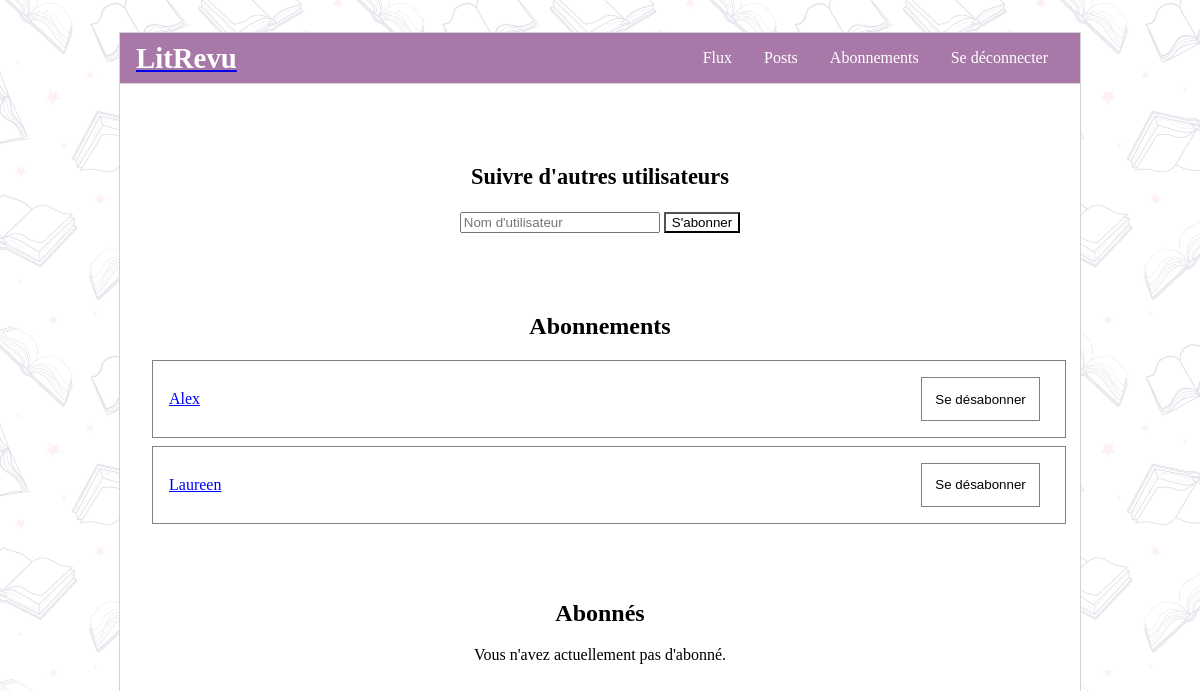
Screenshot of /follow/ (signed in) with the database file from the repository.
### user/models.py (models this page shows)
class UserFollows(models.Model):
    user = models.ForeignKey(
        settings.AUTH_USER_MODEL, on_delete=models.CASCADE, related_name="following"
    )
    followed_user = models.ForeignKey(
        settings.AUTH_USER_MODEL, on_delete=models.CASCADE, related_name="followed_by"
    )
    class Meta:
        unique_together = (
            "user",
            "followed_user",
        )

### user/views.py (the view)
# urls.py: path("follow/", user.views.follow, name="follow"),
def follow(request, error_message="", success_message=""):
    UserModel = get_user_model()
    user_id = request.user.id
    user = get_object_or_404(UserModel, id=user_id)
    followings = user.following.all()  # Related name in models
    followers = user.followed_by.all()  # Related name in models
    return render(
        request,
        "follow.html",
        context={
            "css_files": ["follow.css"],
            "user": user,
            "success_message": success_message,
            "error_message": error_message,
            "followings": followings,
            "followers": followers,
        },
    )

### user/templates/follow.html (shortened to what this page needs)
{% extends 'base.html' %} {% block content %}
<div class="followings">
  <div class="user_search">
    <label>Suivre d'autres utilisateurs</label>
    <form method="post" action="{% url 'find_user' %}">
      <input placeholder="Nom d'utilisateur" name="username" />
      <button type="submit">S'abonner</button>
    </form>
  </div>
  <h2>Abonnements</h2>
  {% if followings %} {% for following in followings %}
  <div class="user-card">
    <a href="{% url 'profile' user_id=following.followed_user.id %}"
      >{{ following.followed_user.username }}
    </a>
    <form
      method="post"
      action="{% url 'unfollow' user_id=following.followed_user.id %}"
    >
      <button type="submit" class="unfollow-btn">Se désabonner</button>
    </form>
  </div>
  {% endfor %}{% else %}
  <div>Vous n'avez actuellement pas d'abonnement.</div>
  {% endif %}
</div>
<div class="followers">
  <h2>Abonnés</h2>
  {% if followers %} {% for follower in followers %}
  <div class="user-card">
    <a href="{% url 'profile' user_id=follower.user.id %}"
      >{{ follower.user.username }}
    </a>
  </div>
  {% endfor %} {% else %}
  <div>Vous n'avez actuellement pas d'abonné.</div>
  {% endif %}
</div>
{% endblock content %}

### static/css/base.css (style rules this page uses)
html { background-color: white; display: flex; justify-content: center; align-items: center; font-family: avenir; }
body::before { content: ""; display: block; position: fixed; top: 0; right: 0; bottom: 0; left: 0; z-index: -1; background-image: url("/static/images/bg.jpg"); background-size: cover; background-repeat: no-repeat; background-position: center center; opacity: 0.2; }
body { max-width: 60em; margin: 2em 1em; width: 100%; min-height: 95vh; background-color: white; border: 1px solid lightgray; }

### static/css/follow.css (style rules this page uses)
.followings, .followers { margin: 1em 0 2em 0; width: 100%; text-align: center; }
.user_search { margin: 2em 0em 4em 0em; display: flex; align-items: center; justify-content: center; flex-direction: column; }
.user_search label { font-size: 1.4em; margin-bottom: 1em; font-weight: 600; }
.user_search input { width: 15em; }
.user_search button { background-color: white; }
.user-card { display: flex; width: 100%; justify-content: space-between; align-items: center; padding: 0 0 0 1em; border: 1px solid grey; margin: 0.5em 0; min-height: 4em; }
.user-card a { color: blue; }
.user-card form { display: flex; width: 10em; margin-top: 1em; margin-right: -1em; }
.unfollow-btn { background-color: transparent; border: 0px; border: 1px solid grey; padding: 1em; }

### rows the page displays
UserFollows: followed_user.username "Alex"
UserFollows: followed_user.username "Laureen"
